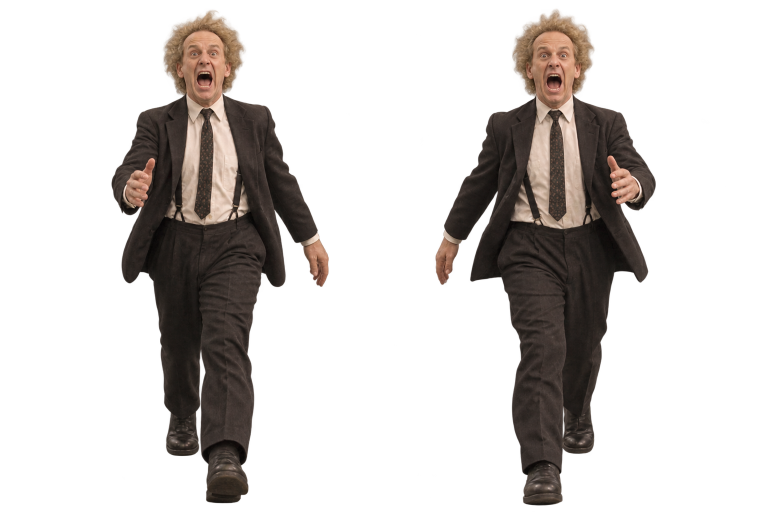
#> input picture assets/photoreal/player-contact-front.png, 1536 x 1024 px (shown at 1/2 size)
$ python index-player-contacts.py
#> lines starting #> are read from the running program, lines starting #| are printed output that depends on the picture; after the words box and inside, x2 and y2 are one past the last pixel; in counts of white or black regions, pixels touching at a corner belong together
"""Index approved contact poses without changing their generated PNG pixels."""
from pathlib import Path
from PIL import Image, ImageDraw
import json, hashlib

root = Path(__file__).resolve().parents[1]
assets = root / 'assets/photoreal'
specs = [('front', 'player-contact-front.png', 2),
         ('rightA', 'player-contact-right-a.png', 1),
         ('back', 'player-contact-back.png', 2),
         ('left', 'player-contact-left.png', 2),
         ('rightB', 'player-contact-right-b.png', 1)]
sources = {}
for key, filename, columns in specs:
    image = Image.open(assets / filename).convert('RGBA')
#> image is the input picture: PIL image 1536x1024 RGBA; mean R, G, B, A 38.4, 31, 26.5, 66.3
    mask = image.getchannel('A').point(lambda a: 255 if a >= 32 else 0)
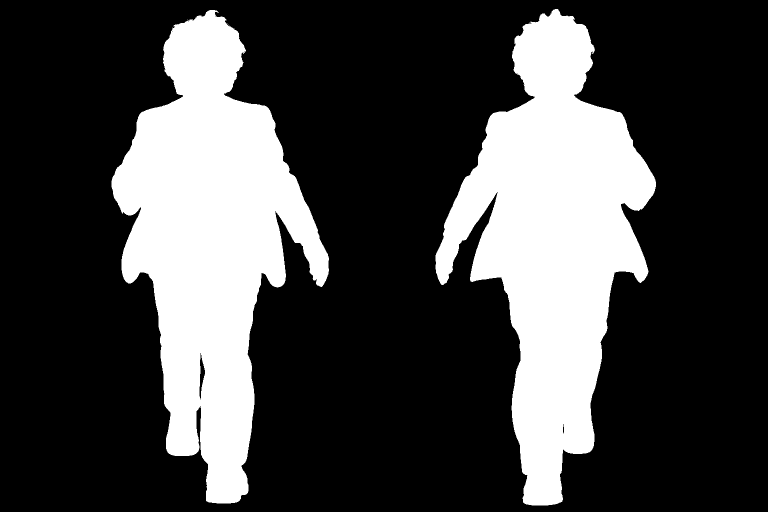
#> mask: PIL image 1536x1024 L (shown at 1/2 size); 26.7% white; 4 white regions (2 under 20 px), largest, box (x1, y1, x2, y2) and area: (223, 20, 658, 1007) 211194, (871, 18, 1312, 1011) 208888
    frames, anchors = [], []
    for col in range(columns):
        left, right = round(col*image.width/columns), round((col+1)*image.width/columns)
        box = mask.crop((left, 0, right, image.height)).getbbox()
        x,y,r,b = box
        x += left; r += left
        w,h = r-x,b-y
        points = [sx+.5 for sy in range(int(h*.02),int(h*.12)) for sx in range(w)
                  if mask.getpixel((x+sx,y+sy))]
        frames.append([x,y,w,h]); anchors.append({'x':sum(points)/len(points),'y':h})
#> this loop made 2 passes
#> (x, y, r, b, w, h) on pass 1: (223, 20, 658, 1007, 435, 987)
#> (box, x, y, r, b, w, h) on pass 2: ((103, 18, 544, 1011), 871, 18, 1312, 1011, 441, 993)
#> after the loop, anchors = 2 items; frames = [[223, 20, 435, 987], [871, 18, 441, 993]]
    sources[key] = {'file':filename, 'columns':columns, 'rows':1,
                    'frames':frames,'anchors':anchors,
                    'sourceSHA256':hashlib.sha256((assets/filename).read_bytes()).hexdigest()}
#> pass 2 of the loop `for key, filename, columns in specs:`:
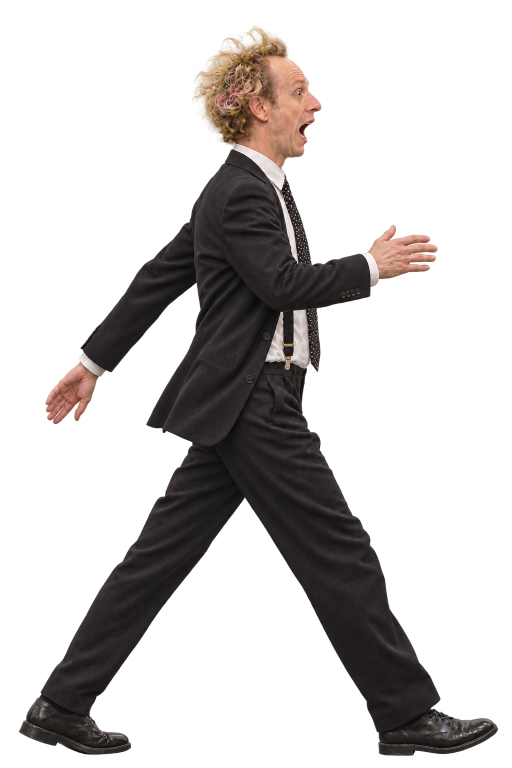
#> input picture assets/photoreal/player-contact-right-a.png, 1024 x 1536 px (shown at 1/2 size)
#> image is the input picture: PIL image 1024x1536 RGBA; mean R, G, B, A 38.3, 31.4, 28.8, 68.9
#> `mask = image.getchannel('A').point(lambda a: 255 if a >= 32 else 0)`:
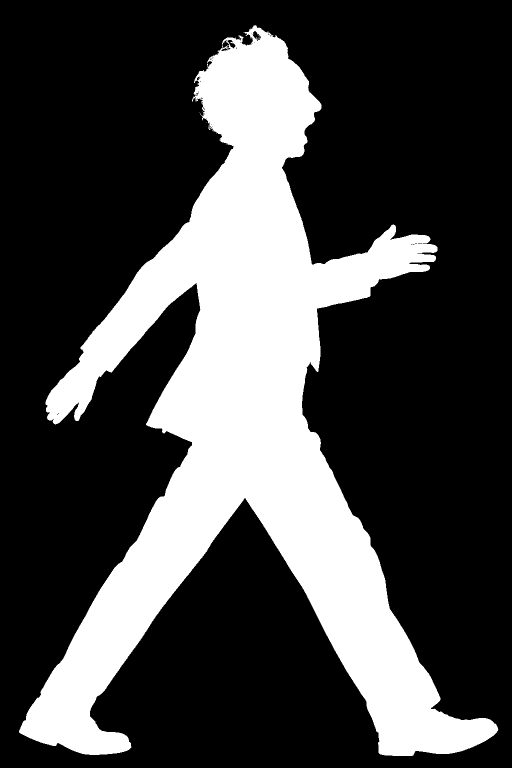
#> mask: PIL image 1024x1536 L (shown at 1/2 size); 27.6% white; 14 white regions (13 under 20 px), largest, box (x1, y1, x2, y2) and area: (38, 50, 997, 1512) 434796
#> the loop `for col in range(columns):` made 1 pass
#> (x, y, r, b, w, h) on pass 1: (38, 50, 997, 1512, 959, 1462)
#> after the loop `for col in range(columns):`: anchors = 1 item; frames = [[38, 50, 959, 1462]]
#> pass 3 of the loop `for key, filename, columns in specs:`:
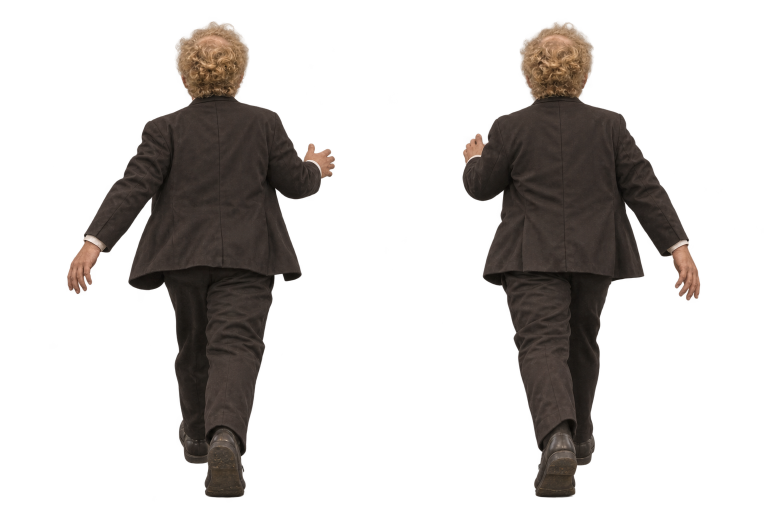
#> input picture assets/photoreal/player-contact-back.png, 1536 x 1024 px (shown at 1/2 size)
#> image is the input picture: PIL image 1536x1024 RGBA; mean R, G, B, A 37.1, 30.1, 25.6, 64.9
#> `mask = image.getchannel('A').point(lambda a: 255 if a >= 32 else 0)`:
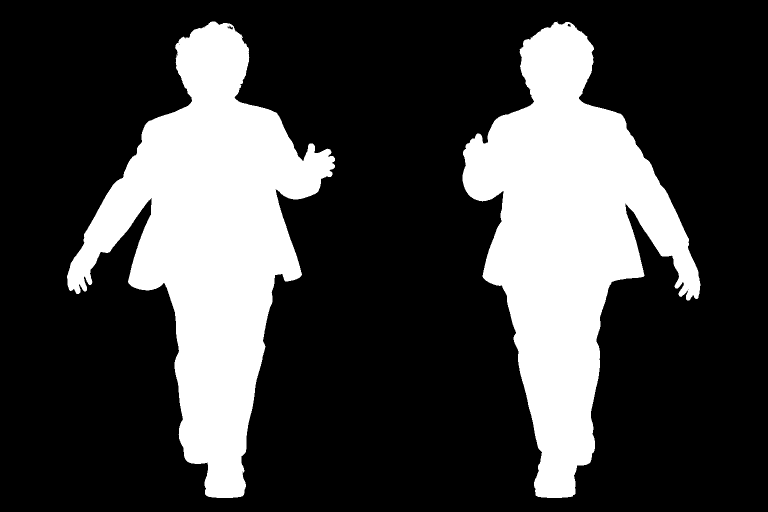
#> mask: PIL image 1536x1024 L (shown at 1/2 size); 26% white; 2 white regions, box (x1, y1, x2, y2) and area: (134, 43, 670, 996) 208993, (925, 43, 1401, 996) 200671
#> the loop `for col in range(columns):` made 2 passes
#> (x, y, r, b, w, h) on pass 1: (134, 43, 670, 996, 536, 953)
#> after the loop `for col in range(columns):`: anchors = 2 items; frames = [[134, 43, 536, 953], [925, 43, 476, 953]]
#> the loop made 5 passes; the first 3 are shown
# Anatomical sides refer to the character, not the screen.
poses = [[['front',0],['front',1]], [['rightA',0],['rightB',0]],
         [['back',0],['back',1]], [['left',0],['left',1]]]
#> poses = [[['front', 0], ['front', 1]], [['rightA', 0], ['rightB', 0]], [['back', 0], ['back', 1]], [['left', 0], ['left', 1]]]
result = {'sources':sources,'directions':['front','right','back','left'],
          'phases':['left leg forward / right arm forward','right leg forward / left arm forward'],
          'poses':poses,'phaseMilliseconds':280,
          'acceptance':'Visual limb-continuity review; image hashes alone do not prove gait.'}
(assets/'player-contacts.json').write_text(json.dumps(result,indent=2),encoding='utf8')
# Requested labelled evidence sheet, not a production texture modification.
sheet = Image.new('RGB',(1000,1000),'#e6e6e6'); draw=ImageDraw.Draw(sheet)
#> after `sheet = Image.new('RGB', (1000, 1000), '#e6e6e6')`: sheet: PIL image 1000x1000 RGB; every value is 230
for direction, pair in enumerate(poses):
    for phase,(source,col) in enumerate(pair):
        meta=sources[source];im=Image.open(assets/meta['file']).convert('RGBA')
#> after `meta = sources[source]`: meta = 6 items
        x,y,w,h=meta['frames'][col];crop=im.crop((x,y,x+w,y+h));crop.thumbnail((210,400))
#> after `x, y, w, h = meta['frames'][col]`: x = 223; y = 20; w = 435; h = 987
#> after `crop = im.crop((x, y, x + w, y + h))`:
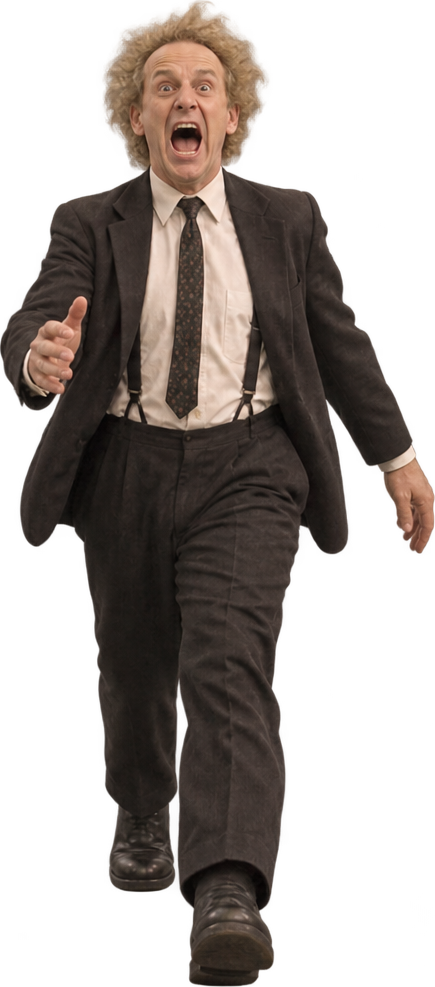
#> crop: PIL image 435x987 RGBA; mean R, G, B, A 60.7, 49.5, 42.5, 122.2; transparent parts drawn white
#> after `crop.thumbnail((210, 400))`:
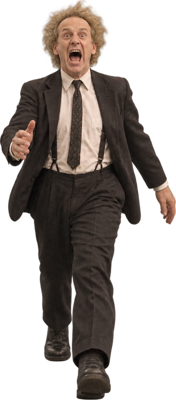
#> crop: PIL image 176x400 RGBA; mean R, G, B, A 40.2, 32.8, 28.6, 122.2; transparent parts drawn white
        ox=direction*250+(250-crop.width)//2;oy=phase*500+70
#> after `ox = direction * 250 + (250 - crop.width) // 2`: ox = 37
#> after `oy = phase * 500 + 70`: oy = 70
        sheet.paste(crop,(ox,oy),crop)
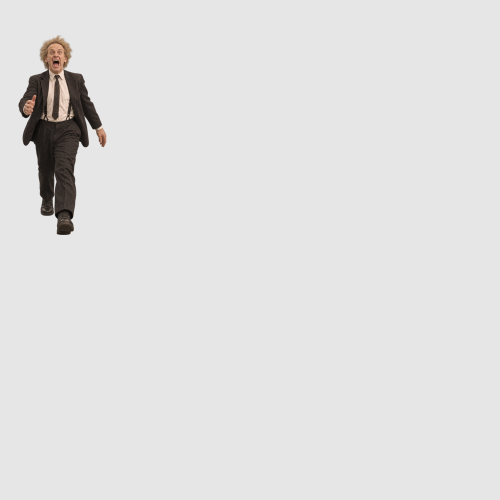
#> sheet: PIL image 1000x1000 RGB (shown at 1/2 size); mean R, G, B 224.9, 224.4, 224.1
        draw.text((direction*250+8,phase*500+8),result['directions'][direction].upper(),fill='black')
        draw.text((direction*250+8,phase*500+27),'A: LEFT leg forward' if phase==0 else 'B: RIGHT leg forward',fill='black')
        draw.text((direction*250+8,phase*500+44),'RIGHT arm forward' if phase==0 else 'LEFT arm forward',fill='black')
#> pass 2 of the loop `for direction, pair in enumerate(poses):`:
#> `x, y, w, h = meta['frames'][col]`: x = 38; y = 50; w = 959; h = 1462
#> crop: PIL image 959x1462 RGBA
#> crop: PIL image 210x320 RGBA
#> ox = 270
#> `sheet.paste(crop,(ox,oy),crop)`:
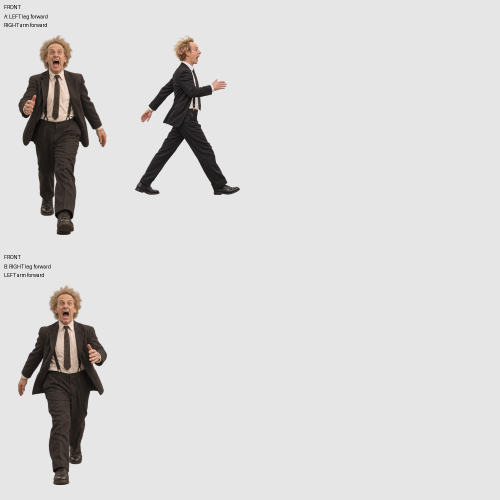
#> sheet: PIL image 1000x1000 RGB (shown at 1/2 size); mean R, G, B 216.3, 215.1, 214.5
#> pass 3 of the loop `for direction, pair in enumerate(poses):`:
#> `x, y, w, h = meta['frames'][col]`: x = 134; y = 43; w = 536; h = 953
#> crop: PIL image 536x953 RGBA
#> crop: PIL image 210x373 RGBA
#> ox = 520
#> `sheet.paste(crop,(ox,oy),crop)`:
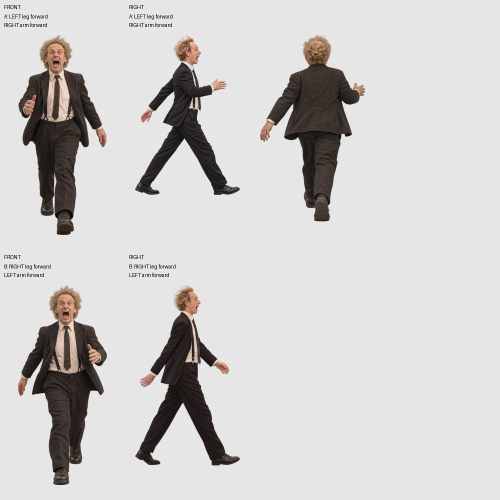
#> sheet: PIL image 1000x1000 RGB (shown at 1/2 size); mean R, G, B 206.5, 204.7, 203.8
#> the loop made 4 passes; the first 3 are shown
sheet.save(root.parent/'evidence/player-contact-acceptance.png')
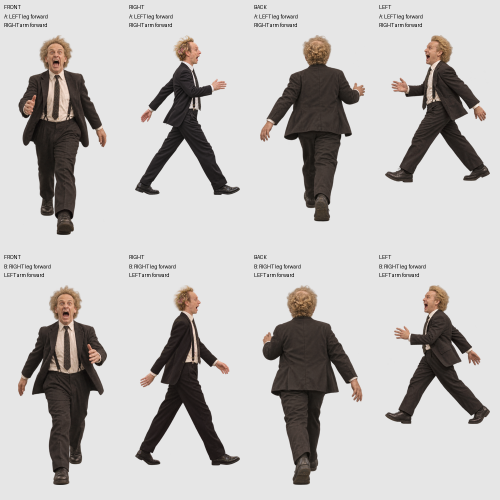
#> saved as player-contact-acceptance.png: PIL image 1000x1000 RGB (shown at 1/2 size); mean R, G, B 193.5, 190.8, 189.3
print('Indexed eight approved contact poses; produced labelled visual evidence.')
